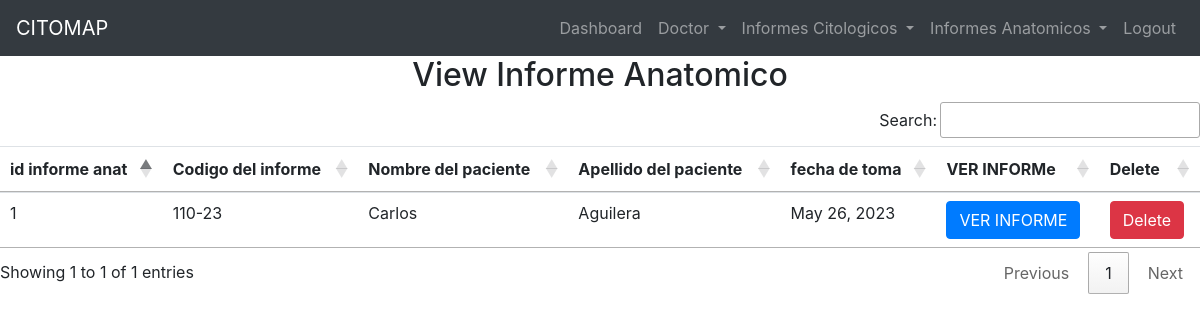
Page /view_informe_anat/ (signed in) on the earlier database version.
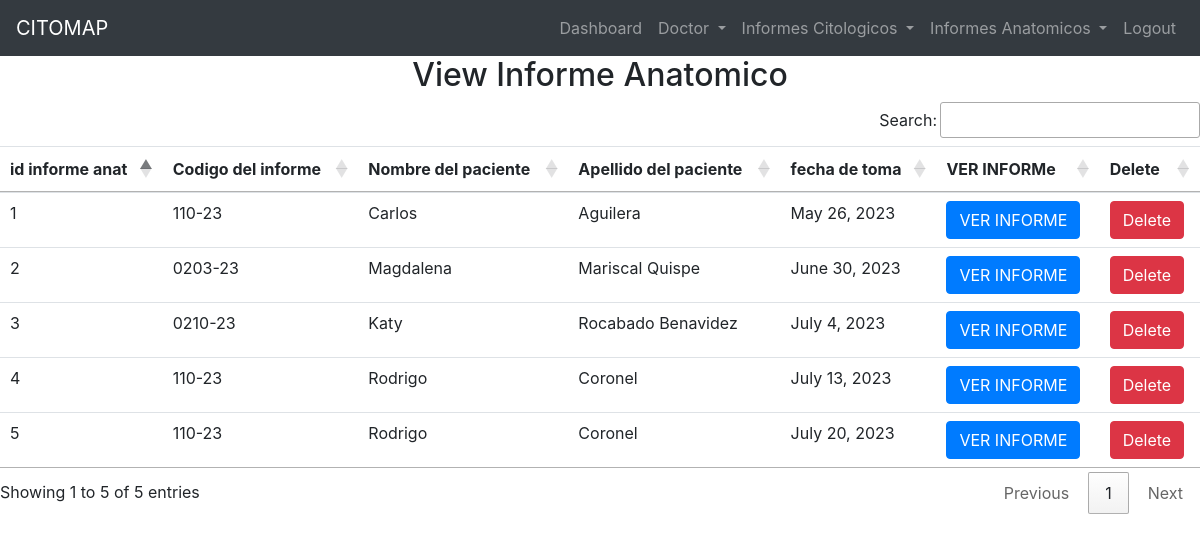
Same page on the later database version.
### hospital/models.py (models this page shows)
class InformeAnatomico(models.Model):
    CodigoInformeAnatomico = models.CharField(max_length=20)
    NombresInformeAnatomico = models.CharField(max_length=100)
    ApellidosInformeAnatomico = models.CharField(max_length=100)
    EdadInformeAnatomico = models.IntegerField(null=True)
    MedicoInformeAnatomico = models.CharField(max_length=100)
    HospitalInformeAnatomico = models.CharField(max_length=100)
    MuestraInformeAnatomico = models.CharField(max_length=200)
    DiagnosticoInformeAnatomico = models.CharField(max_length=100)
    RecepcionInformeAnatomico = models.DateField(blank=True)
    EstudioMacroscopicoInformeAnatomico =  models.CharField(max_length=1000,default='Sin descripcion')
    EstudioMicroscopicoInformeAnatomico =  models.CharField(max_length=1000,default='Sin descripcion')
    EspecimenInformeAnatomico = models.CharField(max_length=200,default='Sin descripcion')
    ConclusionInformeAnatomico = models.CharField(max_length=200,default='Sin descripcion')
    FechaPieInformeAnatomico = models.DateField(blank=True)
    LugarInformeAnatomico = models.CharField(max_length=100)
    DoctorInformeAnatomico = models.ForeignKey(Doctor,on_delete=models.CASCADE)

### hospital/views.py (the view)
# urls.py: path('view_informe_anat/',views.View_Informe_Anat,name='view_informe_anat'),
def View_Informe_Anat(request):
    if not request.user.is_staff:
        return redirect('admin_login')
    inf = InformeAnatomico.objects.all()
    i = {'inf': inf}
    return render(request, 'view_informe_anat.html',i)

### hospital/templates/view_informe_anat.html
{% include 'base.html' %} {% include 'navigation.html' %} {% block content %}
<div>
  <h2 class="text-center">View Informe Anatomico</h2>
  <table id="example" class="table table-hover">
    <thead>
      <tr>
        <th>id informe anat</th>
        <th>Codigo del informe</th>
        <th>Nombre del paciente</th>
        <th>Apellido del paciente</th>
        <th>fecha de toma</th>
        <th>VER INFORMe</th>
        <th>Delete</th>
      </tr>
    </thead>
    <body>
      {% for i in inf%}
      <tr>
        <td>{{i.id}}</td>
        <td>{{i.CodigoInformeAnatomico}}</td>
        <td>{{i.NombresInformeAnatomico}}</td>
        <td>{{i.ApellidosInformeAnatomico}}</td>
        <td>{{i.RecepcionInformeAnatomico}}</td>
        <td>
          <a href="{% url 'ver_informe_anat' i.id %}" class="btn btn-primary"
            >VER INFORME</a
          >
        </td>
        <td>
          <a
            href="{% url 'delete_informe_anat' i.id %}"
            onclick="return confirm('Are you sure you want to delete')"
            class="btn btn-danger"
          >
            Delete
          </a>
        </td>
      </tr>
      {% endfor%}
    </body>
  </table>
</div>
{% endblock content%}

Differences in the rows shown:
added InformeAnatomico: id "2", CodigoInformeAnatomico "0203-23", NombresInformeAnatomico "Magdalena", ApellidosInformeAnatomico "Mariscal Quispe", RecepcionInformeAnatomico "June 30, 2023"
added InformeAnatomico: id "3", CodigoInformeAnatomico "0210-23", NombresInformeAnatomico "Katy", ApellidosInformeAnatomico "Rocabado Benavidez", RecepcionInformeAnatomico "July 4, 2023"
added InformeAnatomico: id "4", CodigoInformeAnatomico "110-23", NombresInformeAnatomico "Rodrigo", ApellidosInformeAnatomico "Coronel", RecepcionInformeAnatomico "July 13, 2023"
added InformeAnatomico: id "5", CodigoInformeAnatomico "110-23", NombresInformeAnatomico "Rodrigo", ApellidosInformeAnatomico "Coronel", RecepcionInformeAnatomico "July 20, 2023"
Other differences:
text written by a page script: "Search: Showing 1 to 1 of 1 entries Previous 1 Next" → "Search: Showing 1 to 5 of 5 entries Previous 1 Next"
